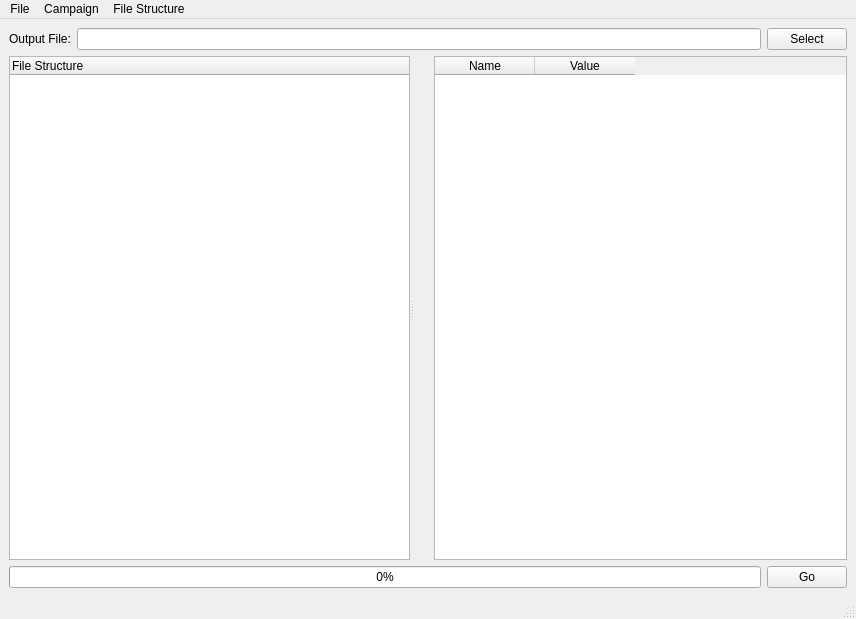
<?xml version="1.0" encoding="UTF-8"?>
<ui version="4.0">
 <class>IMFViewer</class>
 <widget class="QMainWindow" name="IMFViewer">
  <property name="geometry">
   <rect>
    <x>0</x>
    <y>0</y>
    <width>856</width>
    <height>619</height>
   </rect>
  </property>
  <property name="windowTitle">
   <string>IMFViewer</string>
  </property>
  <widget class="QWidget" name="centralwidget">
   <layout class="QGridLayout" name="gridLayout" rowstretch="0,1,0">
    <item row="0" column="0">
     <widget class="QLabel" name="outputFileLabel">
      <property name="text">
       <string>&lt;html&gt;&lt;head/&gt;&lt;body&gt;&lt;p&gt;&lt;span style=&quot; font-weight:600;&quot;&gt;Output File:&lt;/span&gt;&lt;/p&gt;&lt;/body&gt;&lt;/html&gt;</string>
      </property>
     </widget>
    </item>
    <item row="0" column="2">
     <widget class="QPushButton" name="selectBtn">
      <property name="text">
       <string>Select</string>
      </property>
     </widget>
    </item>
    <item row="0" column="1">
     <widget class="QLineEdit" name="outputFile"/>
    </item>
    <item row="2" column="0" colspan="3">
     <layout class="QHBoxLayout" name="horizontalLayout">
      <property name="spacing">
       <number>6</number>
      </property>
      <property name="bottomMargin">
       <number>0</number>
      </property>
      <item>
       <widget class="QProgressBar" name="progressBar">
        <property name="value">
         <number>0</number>
        </property>
       </widget>
      </item>
      <item>
       <widget class="QPushButton" name="goBtn">
        <property name="sizePolicy">
         <sizepolicy hsizetype="Preferred" vsizetype="Preferred">
          <horstretch>0</horstretch>
          <verstretch>0</verstretch>
         </sizepolicy>
        </property>
        <property name="text">
         <string>Go</string>
        </property>
       </widget>
      </item>
     </layout>
    </item>
    <item row="1" column="0" colspan="3">
     <widget class="IMFViewerSplitter" name="splitter">
      <property name="orientation">
       <enum>Qt::Horizontal</enum>
      </property>
      <widget class="CSDFTreeWidget" name="treeWidget">
       <property name="styleSheet">
        <string notr="true"/>
       </property>
       <property name="editTriggers">
        <set>QAbstractItemView::NoEditTriggers</set>
       </property>
       <property name="dragDropMode">
        <enum>QAbstractItemView::DropOnly</enum>
       </property>
       <property name="defaultDropAction">
        <enum>Qt::CopyAction</enum>
       </property>
       <property name="autoExpandDelay">
        <number>0</number>
       </property>
       <column>
        <property name="text">
         <string>File Structure</string>
        </property>
       </column>
      </widget>
      <widget class="QWidget" name="layoutWidget">
       <layout class="QGridLayout" name="gridLayout_2">
        <item row="1" column="1">
         <spacer name="verticalSpacer">
          <property name="orientation">
           <enum>Qt::Vertical</enum>
          </property>
          <property name="sizeHint" stdset="0">
           <size>
            <width>20</width>
            <height>40</height>
           </size>
          </property>
         </spacer>
        </item>
        <item row="0" column="2" rowspan="2">
         <widget class="QTableWidget" name="attributesTable">
          <property name="alternatingRowColors">
           <bool>true</bool>
          </property>
          <property name="selectionBehavior">
           <enum>QAbstractItemView::SelectRows</enum>
          </property>
          <attribute name="verticalHeaderVisible">
           <bool>false</bool>
          </attribute>
          <column>
           <property name="text">
            <string>Name</string>
           </property>
          </column>
          <column>
           <property name="text">
            <string>Value</string>
           </property>
          </column>
         </widget>
        </item>
       </layout>
      </widget>
     </widget>
    </item>
   </layout>
  </widget>
  <widget class="QMenuBar" name="menubar">
   <property name="geometry">
    <rect>
     <x>0</x>
     <y>0</y>
     <width>856</width>
     <height>21</height>
    </rect>
   </property>
   <widget class="QMenu" name="menuFile">
    <property name="toolTipDuration">
     <number>-1</number>
    </property>
    <property name="title">
     <string>File</string>
    </property>
    <addaction name="actionNew"/>
    <addaction name="separator"/>
    <addaction name="actionOpen"/>
    <addaction name="separator"/>
    <addaction name="actionImportCSDFFile"/>
    <addaction name="separator"/>
    <addaction name="actionExitIMFViewer"/>
   </widget>
   <widget class="QMenu" name="menuCampaign">
    <property name="title">
     <string>Campaign</string>
    </property>
    <addaction name="actionAddCampaign"/>
   </widget>
   <widget class="QMenu" name="menuFile_View">
    <property name="title">
     <string>File Structure</string>
    </property>
    <addaction name="actionClearFileStructure"/>
   </widget>
   <addaction name="menuFile"/>
   <addaction name="menuCampaign"/>
   <addaction name="menuFile_View"/>
  </widget>
  <widget class="QStatusBar" name="statusbar">
   <property name="styleSheet">
    <string notr="true"/>
   </property>
  </widget>
  <action name="actionNew">
   <property name="text">
    <string>New...</string>
   </property>
  </action>
  <action name="actionOpen">
   <property name="text">
    <string>Open...</string>
   </property>
  </action>
  <action name="actionAddCampaign">
   <property name="text">
    <string>Add Campaign</string>
   </property>
  </action>
  <action name="actionImportCSDFFile">
   <property name="text">
    <string>Import CSDF File...</string>
   </property>
  </action>
  <action name="actionExitIMFViewer">
   <property name="text">
    <string>Exit IMFViewer</string>
   </property>
  </action>
  <action name="actionClearFileStructure">
   <property name="text">
    <string>Clear File Structure</string>
   </property>
  </action>
 </widget>
 <customwidgets>
  <customwidget>
   <class>IMFViewerSplitter</class>
   <extends>QSplitter</extends>
   <header location="global">IMFViewerSplitter.h</header>
   <container>1</container>
  </customwidget>
  <customwidget>
   <class>CSDFTreeWidget</class>
   <extends>QTreeWidget</extends>
   <header location="global">CSDFTreeWidget.h</header>
  </customwidget>
 </customwidgets>
 <resources>
  <include location="../../../../Resources/icons/images/Icons.qrc"/>
 </resources>
 <connections/>
</ui>
